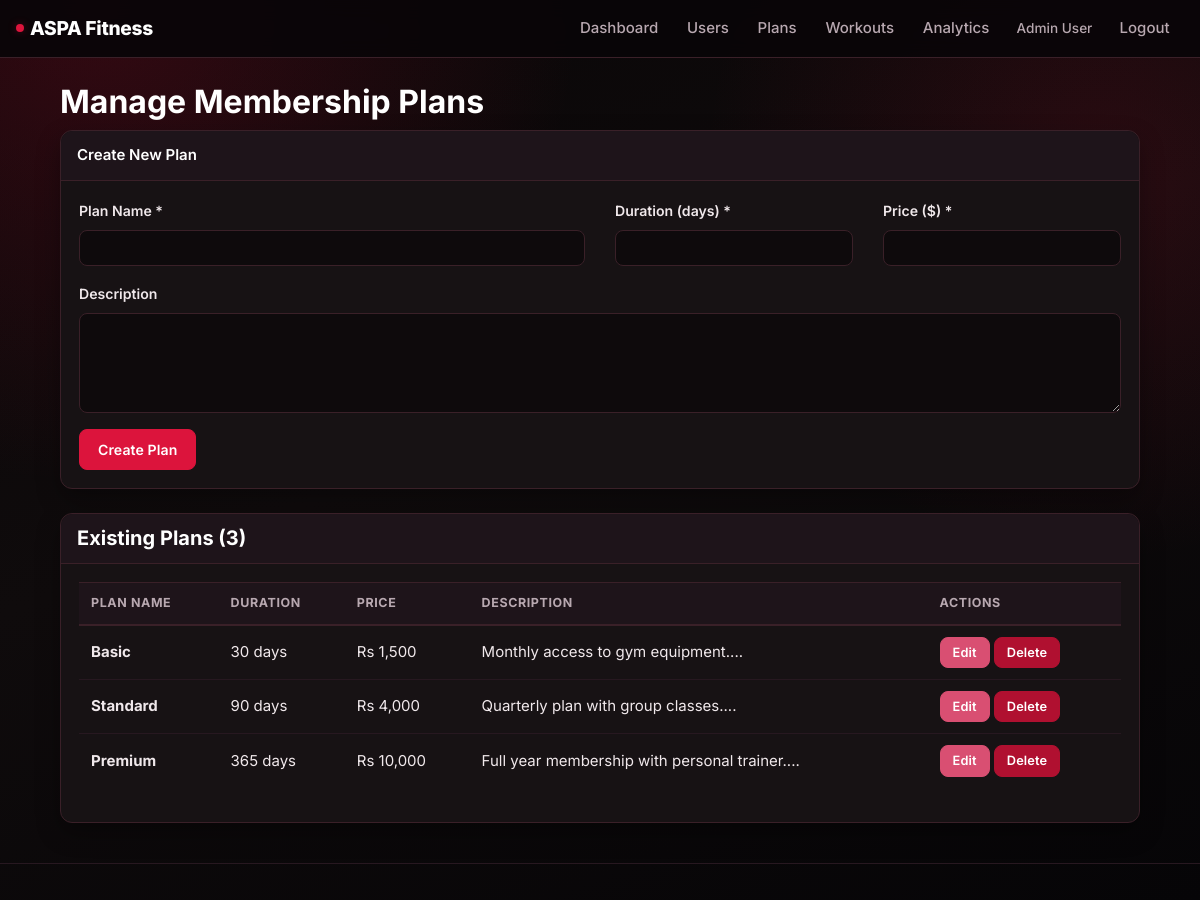
Page /admin/manage_plans.php (signed in) on the committed database.
### tables this page shows
CREATE TABLE IF NOT EXISTS membership_plans (
    id INT AUTO_INCREMENT PRIMARY KEY,
    plan_id INT NOT NULL UNIQUE,
    plan_name VARCHAR(100) NOT NULL,
    duration INT NOT NULL COMMENT 'duration in days',
    price DECIMAL(10,2) NOT NULL,
    description TEXT
);

### admin/manage_plans.php (the view, shortened to what this page needs)
<?php
require_once __DIR__ . '/../config/app.php';
$editPlan = null;
$plans = [];
$sql = 'SELECT id, plan_name, duration, price, description FROM membership_plans ORDER BY duration ASC';
$res = $conn->query($sql);
if ($res) {
    while ($row = $res->fetch_assoc()) {
        $plans[] = $row;
    }
}
?>
<?php include __DIR__ . '/../includes/header.php'; ?>
<div class="container mt-4">
    <h2>Manage Membership Plans</h2>
    <div class="card mb-4">
        <div class="card-header">
            <?= $editPlan ? 'Edit Plan' : 'Create New Plan' ?>
        </div>
        <div class="card-body">
            <form method="POST">
                <div class="row mb-3">
                    <div class="col-md-6">
                        <label for="plan_name" class="form-label">Plan Name *</label>
                        <input type="text" class="form-control" id="plan_name" name="plan_name"
                               value="<?= $editPlan ? htmlspecialchars($editPlan['plan_name']) : '' ?>" required>
                    </div>
                    <div class="col-md-3">
                        <label for="duration" class="form-label">Duration (days) *</label>
                        <input type="number" class="form-control" id="duration" name="duration"
                               value="<?= $editPlan ? $editPlan['duration'] : '' ?>" required>
                    </div>
                    <div class="col-md-3">
                        <label for="price" class="form-label">Price ($) *</label>
                        <input type="number" step="0.01" class="form-control" id="price" name="price"
                               value="<?= $editPlan ? $editPlan['price'] : '' ?>" required>
                    </div>
                </div>
                <div class="mb-3">
                    <label for="description" class="form-label">Description</label>
                    <textarea class="form-control" id="description" name="description" rows="3"><?= $editPlan ? htmlspecialchars($editPlan['description']) : '' ?></textarea>
                </div>
                <div class="d-flex gap-2">
                    <button type="submit" class="btn btn-primary">
                        <?= $editPlan ? 'Update Plan' : 'Create Plan' ?>
                    </button>
                </div>
            </form>
        </div>
    </div>
    <div class="card">
        <div class="card-header">
            <h5 class="mb-0">Existing Plans (<?= count($plans) ?>)</h5>
        </div>
        <div class="card-body">
            <?php if (empty($plans)): ?>
                <p class="text-muted">No plans found.</p>
            <?php else: ?>
                <div class="table-responsive">
                    <table class="table table-hover">
                        <thead class="table-light">
                            <tr>
                                <th>Plan Name</th>
                                <th>Duration</th>
                                <th>Price</th>
                                <th>Description</th>
                                <th>Actions</th>
                            </tr>
                        </thead>
                        <tbody>
                            <?php foreach ($plans as $plan): ?>
                                <tr>
                                    <td><strong><?= htmlspecialchars($plan['plan_name']) ?></strong></td>
                                    <td><?= $plan['duration'] ?> days</td>
                                    <td>Rs <?= number_format($plan['price'], 0) ?></td>
                                    <td><?= htmlspecialchars(substr($plan['description'], 0, 50)) ?>...</td>
                                    <td>
                                        <a href="<?= BASE_URL ?>/admin/manage_plans.php?edit=<?= $plan['id'] ?>" class="btn btn-sm btn-warning">
                                            Edit
                                        </a>
                                        <form method="POST" style="display: inline;" onsubmit="return confirm('Are you sure?');">
                                            <button type="submit" class="btn btn-sm btn-danger">Delete</button>
                                        </form>
                                    </td>
                                </tr>
                            <?php endforeach; ?>
                        </tbody>
                    </table>
                </div>
            <?php endif; ?>
        </div>
    </div>
</div>
<?php include __DIR__ . '/../includes/footer.php'; ?>

### assets/css/style.css (style rules this page uses)
:root { --bg: #0f0b0c; --surface: #171214; --surface-2: #1e141a; --surface-3: #251820; --text: #f0e8eb; --muted: #b8a8b0; --muted-2: #8a7880; --accent: #dc143c; --accent-2: #a80f2e; --accent-3: #ff3a60; --accent-soft: rgba(220, 20, 60, 0.16); --accent-glow: rgba(220, 20, 60, 0.32); --line: #3a2028; --line-soft: #271820; --success: #1f9e58; --success-soft: rgba(31, 158, 88, 0.15); --warning: #ef9f2f; --warning-soft: rgba(239, 159, 47, 0.15); --danger-soft: rgba(220, 20, 60, 0.15); --info-soft: rgba(100, 160, 240, 0.13); --radius-sm: 8px; --radius: 12px; --radius-lg: 18px; --radius-xl: 24px; --shadow-sm: 0 4px 12px rgba(0, 0, 0, 0.28); --shadow: 0 10px 24px rgba(0, 0, 0, 0.32); --shadow-lg: 0 18px 40px rgba(0, 0, 0, 0.44); --transition: 0.25s ease; }
*, *::before, *::after { box-sizing: border-box; }
html { scroll-behavior: smooth; }
body { font-family: 'Inter', "Segoe UI", "Trebuchet MS", sans-serif; font-size: 15px; line-height: 1.65; background: radial-gradient(circle at 8% 0%, rgba(220, 20, 60, 0.20) 0%, transparent 34%), radial-gradient(circle at 92% 18%, rgba(163, 15, 43, 0.18) 0%, transparent 30%), linear-gradient(160deg, #090607 0%, var(--bg) 46%, #060507 100%); background-attachment: fixed; color: var(--text); min-height: 100vh; }
a { color: var(--accent-3); text-decoration: none; transition: color var(--transition); }
h1, h2, h3, h4, h5, h6 { color: #fff; font-weight: 700; line-height: 1.25; }
strong { color: var(--text); }
.container { max-width: 1140px; }
.card { background: var(--surface); border: 1px solid var(--line); border-radius: var(--radius); color: var(--text); box-shadow: var(--shadow); }
.card-header { background: var(--surface-2); border-bottom: 1px solid var(--line); font-weight: 600; color: #fff; padding: 12px 16px; border-radius: var(--radius) var(--radius) 0 0 !important; }
.card-body { padding: 18px; }
.table { color: var(--text); }
.table thead th { background: var(--surface-2); border-color: var(--line); color: var(--muted); font-size: 0.78rem; font-weight: 700; text-transform: uppercase; letter-spacing: 0.6px; padding: 10px 12px; }
.table td, .table th { border-color: var(--line-soft); padding: 11px 12px; vertical-align: middle; }
.table-hover tbody tr { transition: background var(--transition); }
.table-light { background: var(--surface-2); }
.form-control, .custom-select { background: #0e0a0c; color: #fff; border: 1px solid var(--line); border-radius: var(--radius-sm); padding: 9px 12px; font-size: 0.92rem; transition: border-color var(--transition), box-shadow var(--transition); }
.form-control::placeholder { color: var(--muted-2); }
.form-label, .form-group label { display: inline-block; margin-bottom: 6px; font-weight: 600; font-size: 0.88rem; color: var(--text); }
textarea.form-control { min-height: 100px; resize: vertical; }
.btn { border-radius: var(--radius-sm); font-weight: 600; font-size: 0.88rem; padding: 9px 18px; transition: background var(--transition), border-color var(--transition), box-shadow var(--transition), transform 0.15s ease; letter-spacing: 0.1px; }
.btn-primary { background: var(--accent); border-color: var(--accent); color: #fff; }
.btn-danger { background: #b01030; border-color: #b01030; color: #fff; }
.btn-warning { background: #e07; background: #d94f72; border-color: #d94f72; color: #fff; }
.btn-sm { padding: 5px 12px; font-size: 0.8rem; }
.gap-2 { gap: 0.5rem !important; }
.form-label { display: inline-block; margin-bottom: 0.5rem; font-weight: 600; font-size: 0.88rem; }
.d-flex { display: flex !important; }

### rows in the picture
membership_plans: plan_name "Basic", duration "30", price "1,500", description "Monthly access to gym equipment."
membership_plans: plan_name "Standard", duration "90", price "4,000", description "Quarterly plan with group classes."
membership_plans: plan_name "Premium", duration "365", price "10,000", description "Full year membership with personal trainer."

### other values in the picture
$_SESSION['name'] "Admin User"
count($plans) "3"
